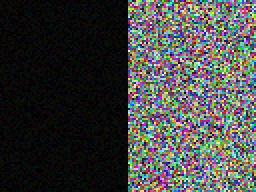
#> input picture packages/ingest/test/fixtures/pil-rgb8-lzw-big.tif, 128 x 96 px (shown 2 times larger)
$ python analyze.py ../../../../../../../../packages/ingest/test/fixtures/pil-rgb8-lzw-big.tif
#> lines starting #> are read from the running program, lines starting #| are printed output that depends on the picture
import sys, json
from PIL import Image
import numpy as np
def analyze(path, bg=(153,153,153), tol=6):
#> called with bg = (153, 153, 153), tol = 6
    im = np.asarray(Image.open(path).convert('RGB')).astype(float)
    # restrict to the main picture area
    h, w, _ = im.shape
#> h = 96; w = 128
    sub = im[100:735, 245:1135] if w >= 1100 else im
    d = np.abs(sub - np.array(bg)).max(axis=2)
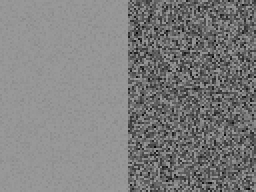
#> d: shape (96, 128) float64 (shown 2 times larger); min 7, max 153, mean 126.2
    mask = d > tol
#> mask: shape (96, 128) bool; every value is 1
    ys, xs = np.where(mask)
#> ys = 12288 values from 0 to 95; xs = 12288 values, max 127 at index 127, min 0 at index 0, mean 63.5
    if len(ys) == 0: return None
    y0, y1, x0, x1 = ys.min(), ys.max(), xs.min(), xs.max()
#> y0 = 0; y1 = 95; x0 = 0; x1 = 127
    # drop 12px label region top-left by using inner crop
    crop = sub[y0+30:y1-4, x0+4:x1-4]
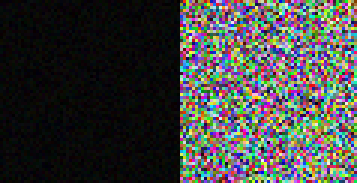
#> crop: shape (61, 119, 3) float64 (shown 3 times larger); mean R, G, B 67.2, 67.8, 66
    L = crop @ np.array([0.299, 0.587, 0.114])
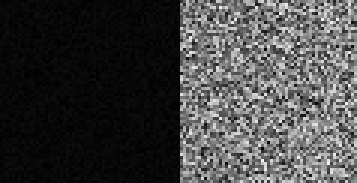
#> L: shape (61, 119) float64 (shown 3 times larger); min 0, max 247, mean 67.4
    gx = np.abs(np.diff(L, axis=1)).mean(); gy = np.abs(np.diff(L, axis=0)).mean()
#> after `gx = np.abs(np.diff(L, axis=1)).mean()`: gx = 30.23
#> after `gy = np.abs(np.diff(L, axis=0)).mean()`: gy = 30.02
    lap = (L[1:-1,1:-1]*4 - L[:-2,1:-1] - L[2:,1:-1] - L[1:-1,:-2] - L[1:-1,2:]).var()
#> lap = 24163.2
    p1 = np.percentile(crop.reshape(-1,3), 1, axis=0)
#> p1 = [0, 0, 0]
    p1L = np.percentile(L, 1)
#> p1L = 1.76
    m = crop.reshape(-1,3).mean(axis=0)
#> m = [67.21, 67.81, 66]
    return dict(bbox=[int(x0+245), int(y0+100), int(x1-x0+1), int(y1-y0+1)], mean=[round(v,1) for v in m], p1rgb=[round(v,1) for v in p1], p1L=round(float(p1L),1), grad=round(float((gx+gy)/2),2), lapvar=round(float(lap),1), BoverR=round(float(m[2]/m[0]),3))
if __name__ == '__main__':
    for p in sys.argv[1:]:
        print(p.split('/')[-1], json.dumps(analyze(p)))
